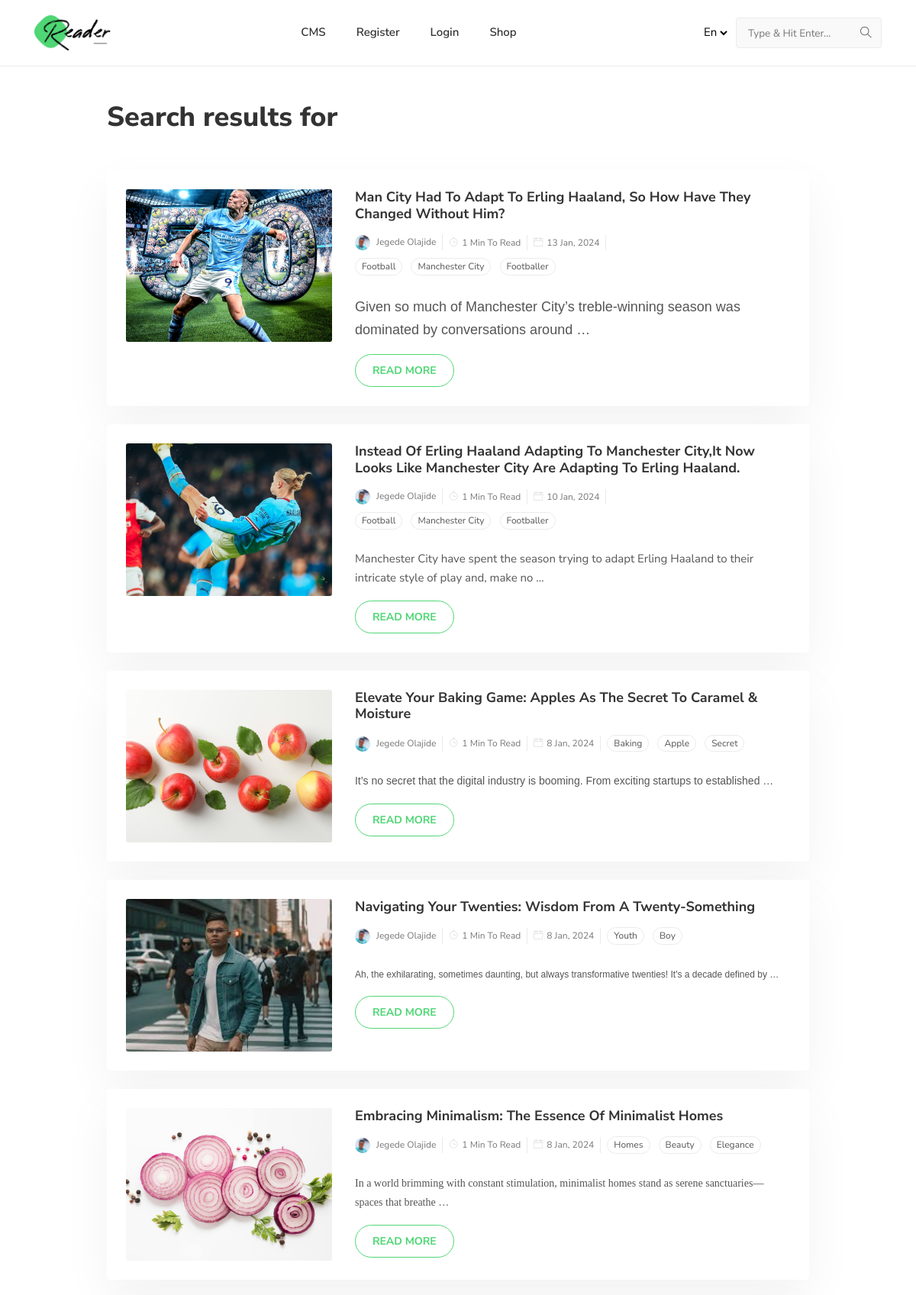
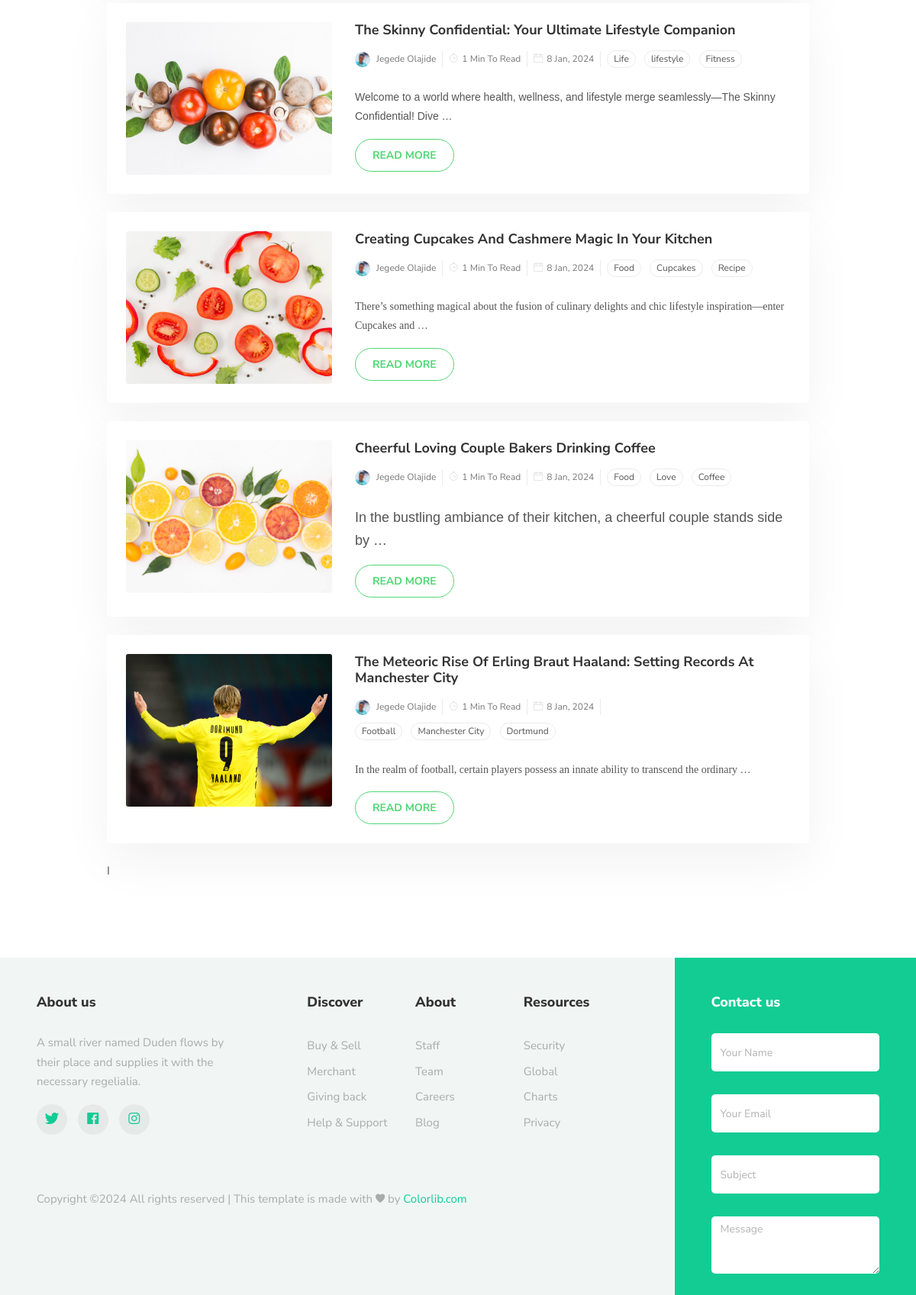
Screenshot of /post/search/ (upper part) with the database file from the repository (2 pictures, top to bottom).
### blog/models.py (models this page shows, shortened)
class Image(models.Model):
    image = models.ImageField(upload_to="images/post_images/")

class Post(models.Model):
    class Status(models.TextChoices):
        DRAFT = 'DF','Draft'
        PUBLISHED = 'PB','Published'
    title = models.CharField(max_length=250)
    slug = models.SlugField(max_length=250, unique_for_date='publish')
    author = models.ForeignKey(settings.AUTH_USER_MODEL,on_delete=models.CASCADE,related_name='blog_posts')
    images = models.ManyToManyField('image',related_name='posts')
    publish = models.DateTimeField(default=timezone.now)
    created = models.DateTimeField(auto_now_add=True)
    updated = models.DateTimeField(auto_now=True)
    body = FroalaField()
    tag = models.ManyToManyField(Tag,related_name='tag_posts')
    category = models.ManyToManyField(Category,related_name='category_posts')
    status = models.CharField(max_length=10,choices=Status.choices,default=Status.PUBLISHED)
    objects = models.Manager()
    published = PublishedManager()
    class Meta:
        ordering = ['-publish','-updated']
        indexes = [
                models.Index(fields=['-publish']),
        ]
    def get_absolute_url(self):
        return reverse('post_detail',args=[self.publish.year,self.publish.month,self.publish.day,self.slug])

class Tag(models.Model):
    name = models.CharField(max_length=100)
    slug = models.SlugField(max_length=100)

### users/models.py (models this page shows, shortened)
class CustomUser(AbstractBaseUser,PermissionsMixin):
    email = models.EmailField(_("email_address"), unique=True)
    username = models.CharField(max_length=150,unique=True,null=True)
    first_name = models.CharField(max_length=50, null=True)
    last_name = models.CharField(max_length=50, null=True)
    avatar = models.ImageField(upload_to="users/avatars/",blank=True,null=True)
    bio = models.TextField(blank=True)
    is_staff = models.BooleanField(default=False)
    is_active = models.BooleanField(default=True)
    date_joined = models.DateTimeField(default=timezone.now)
    USERNAME_FIELD = "email"
    REQUIRED_FIELDS = ["username"]
    objects = CustomUserManager()

### blog/views.py (the view)
# urls.py: path('post/search/',views.search_posts,name="search"),
def search_posts(request):
    query = request.GET.get('q','')
    posts = Post.objects.filter(
            Q(title__icontains=query) |
            Q(body__icontains=query) |
            Q(author__last_name__icontains=query) |
            Q(tag__name__icontains=query)
    ).distinct
    context = {'posts':posts,'query':query}
    return render( request,'blog/post/search.html',context)

### blog/templates/blog/post/search.html (shortened to what this page needs)
{% extends parent_template|default:"main/navbar.html" %}
{% load static %}
{% block content %}
<div class="py-3"></div>
<section class="section">
  <div class="container">
    <div class="row justify-content-center">
      <div class="col-lg-10 mb-4">
        <h1 class="h2 mb-4">Search results for
        </h1>
      </div>
      <div class="col-lg-10">
  {% if posts %}
      {% for post in posts %}
        <article class="card mb-4">
          <div class="row card-body">
            <div class="col-md-4 mb-4 mb-md-0">
              <div class="post-slider slider-sm">
              {% for image in post.images.all %}
                <img src="{{ image.image.url }}" class="card-img" alt="post-thumb" style="height:200px; object-fit: cover;">
               {% endfor %}
              </div>
            </div>
            <div class="col-md-8">
              <h3 class="h4 mb-3"><a class="post-title" href="{{ post.get_absolute_url }}">{{ post.title|title }}</a></h3>
              <ul class="card-meta list-inline">
               <li class="list-inline-item">
          <a href="{% url "author" post.author.id %}" class="card-meta-author">
          <img src="{{ post.author.avatar.url }}" alt="John Doe">
          <span>{{ post.author.last_name }} {{ post.author.first_name }}</span>
          </a>
      </li>
      <li class="list-inline-item">
      {% with words=post.body|wordcount %}
          {% with reading_time=words|divisibleby:180|add:1 %}
          <i class="ti-timer"></i>{{ reading_time }} Min To Read
          {% endwith %}
       {% endwith %}
      </li>
      <li class="list-inline-item">
          <i class="ti-calendar"></i>{{ post.created|date:"j M, Y" }}
      </li>
      <li class="list-inline-item">
          <ul class="card-meta-tag list-inline">
        {% for tag in post.tag.all|slice:4 %}
          <li class="list-inline-item"><a href="{% url "tag_posts" tag.slug %}">{{ tag.name }}</a></li>
        {% endfor %}
          </ul>
      </li>
      </ul>
      <p>{{ post.body|safe|linebreaks|truncatewords:20 }}</p>
      <a href="{{ post.get_absolute_url }}" class="btn btn-outline-primary">Read More</a>
            </div>
          </div>
        </article>
      {% endfor %}
{% endif %} I
      </div>
    </div>
  </div>
</section>
{% endblock %}

### blog/templates/main/navbar.html (shortened to what this page needs)
<!DOCTYPE html>
{% load static %}
<html lang="en-us"><head>
  <link rel="stylesheet" href="{% static "footer/css/ionicons.min.css" %}">
  <link rel="stylesheet" href="{% static "footer/css/style.css" %}">
  <link rel="stylesheet" href="https://cdnjs.cloudflare.com/ajax/libs/froala-editor/4.0.0/css/froala_editor.min.css">
  <link rel="stylesheet" href="{% static "plugins/bootstrap/bootstrap.min.css" %}">
  <link rel="stylesheet" href="{% static "plugins/themify-icons/themify-icons.css" %}">
  <link rel="stylesheet" href="{% static "plugins/slick/slick.css" %}">
  <link rel="stylesheet" href="{% static "css/style.css" %}" media="screen">
</head>
<body>
<header class="navigation fixed-top">
  <div class="container">
    <nav class="navbar navbar-expand-lg navbar-white">
      <a class="navbar-brand order-1" href="{% url "home" %}">
        <img class="img-fluid" width="100px" src="{% static "images/logo.png" %}"
          alt="Reader | Hugo Personal Blog Template">
      </a>
      <div class="collapse navbar-collapse text-center order-lg-2 order-3" id="navigation">
        <ul class="navbar-nav mx-auto">
         <li class="nav-item">
            <a class="nav-link" href="{% url "cms_home" %}">CMS</a>
          </li>
   {% if request.user.is_authenticated %}
      <li class="nav-item">
            <a class="nav-link" href="{% url "logout" %}">Logout</a>
          </li>
    {% else %}
          <li class="nav-item">
            <a class="nav-link" href="{% url "register" %}">Register</a>
          </li>
          <li class="nav-item">
            <a class="nav-link" href="{% url "login" %}">Login</a>
          </li>
    {% endif %}
          <li class="nav-item">
            <a class="nav-link" href="shop.html">Shop</a>
          </li>
        </ul>
      </div>
      <div class="order-2 order-lg-3 d-flex align-items-center">
        <select class="m-2 border-0 bg-transparent" id="select-language">
          <option id="en" value="" selected>En</option>
        </select>
        <form class="search-bar" method="GET" action="{% url "search" %}">
          <input id="search-query" name="q" type="search" placeholder="Type &amp; Hit Enter...">
        </form>
      </div>
    </nav>
  </div>
</header>
{% block content %}
{% endblock %}
{% include "main/footer.html" %}
  <script src="{% static "js/script.js" %}"></script></body>
</body>

### blog/templates/main/footer.html (shortened to what this page needs)
{% load static %}
<footer class="footer-08">
			<div class="container-fluid px-lg-5">
				<div class="row">
					<div class="col-md-9 py-5">
						<div class="row">
							<div class="col-md-4 mb-md-0 mb-4">
								<h2 class="footer-heading">About us</h2>
								<p>A small river named Duden flows by their place and supplies it with the necessary regelialia.</p>
								<ul class="ftco-footer-social p-0">
		              <li class="ftco-animate"><a href="#" data-toggle="tooltip" data-placement="top" title="Twitter"><span class="ion-logo-twitter"></span></a></li>
		              <li class="ftco-animate"><a href="#" data-toggle="tooltip" data-placement="top" title="Facebook"><span class="ion-logo-facebook"></span></a></li>
		              <li class="ftco-animate"><a href="#" data-toggle="tooltip" data-placement="top" title="Instagram"><span class="ion-logo-instagram"></span></a></li>
		            </ul>
							</div>
							<div class="col-md-8">
								<div class="row justify-content-center">
									<div class="col-md-12 col-lg-9">
										<div class="row">
											<div class="col-md-4 mb-md-0 mb-4">
												<h2 class="footer-heading">Discover</h2>
												<ul class="list-unstyled">
						              <li><a href="#" class="py-1 d-block">Buy &amp; Sell</a></li>
						              <li><a href="#" class="py-1 d-block">Merchant</a></li>
						              <li><a href="#" class="py-1 d-block">Giving back</a></li>
						              <li><a href="#" class="py-1 d-block">Help &amp; Support</a></li>
						            </ul>
											</div>
											<div class="col-md-4 mb-md-0 mb-4">
												<h2 class="footer-heading">About</h2>
												<ul class="list-unstyled">
						              <li><a href="#" class="py-1 d-block">Staff</a></li>
						              <li><a href="#" class="py-1 d-block">Team</a></li>
						              <li><a href="#" class="py-1 d-block">Careers</a></li>
						              <li><a href="#" class="py-1 d-block">Blog</a></li>
						            </ul>
											</div>
											<div class="col-md-4 mb-md-0 mb-4">
												<h2 class="footer-heading">Resources</h2>
												<ul class="list-unstyled">
						              <li><a href="#" class="py-1 d-block">Security</a></li>
						              <li><a href="#" class="py-1 d-block">Global</a></li>
						              <li><a href="#" class="py-1 d-block">Charts</a></li>
						              <li><a href="#" class="py-1 d-block">Privacy</a></li>
						            </ul>
											</div>
										</div>
									</div>
								</div>
							</div>
						</div>
						<div class="row mt-md-5">
							<div class="col-md-12">
								<p class="copyright">
					  Copyright &copy;<script>document.write(new Date().getFullYear());</script> All rights reserved | This template is made with <i class="ion-ios-heart" aria-hidden="true"></i> by <a href="https://colorlib.com" target="_blank">Colorlib.com</a>
					  </p>
							</div>
						</div>
					</div>
					<div class="col-md-3 py-md-5 py-4 aside-stretch-right pl-lg-5">
						<h2 class="footer-heading footer-heading-white">Contact us</h2>
						<form action="#" class="contact-form">
              <div class="form-group">
                <input type="text" class="form-control" placeholder="Your Name">
              </div>
              <div class="form-group">
                <input type="text" class="form-control" placeholder="Your Email">
              </div>
              <div class="form-group">
                <input type="text" class="form-control" placeholder="Subject">
              </div>
              <div class="form-group">
                <textarea name="" id="" cols="30" rows="3" class="form-control" placeholder="Message"></textarea>
              </div>
            </form>
					</div>
				</div>
			</div>
		</footer>

### blog/static/css/style.css (style rules this page uses)
body { line-height: 1.7; font-family: "Nunito Sans", sans-serif; -webkit-font-smoothing: antialiased; color: #555; font-size: 15px; }
p { font-weight: 400; color: #555; font-size: 15px; line-height: 1.7; font-family: "Nunito Sans", sans-serif; }
h1, h2, h3, h4, h5, h6, .h1, .h2, .h3, .h4, .h5, .h6 { color: #333; font-family: "Nunito Sans", sans-serif; font-weight: 800; line-height: 1.2; }
h1, .h1 { font-size: 52px; }
h2, .h2 { font-size: 36px; }
h3, .h3 { font-size: 24px; }
h4, .h4 { font-size: 18px; }
.btn { font-size: 14px; font-family: "Nunito Sans", sans-serif; font-weight: 700; text-transform: uppercase; padding: 10px 22px; border-radius: 50px; border: 1px solid; position: relative; z-index: 1; transition: 0.2s ease; }
.btn-outline-primary { background: transparent; color: #4FD675; border-color: #4FD675; }
body { background-color: #fff; overflow-x: hidden; }
img { vertical-align: middle; border: 0; }
a, a:hover, a:focus { text-decoration: none; }
a, button, select { cursor: pointer; transition: 0.2s ease; }
.slick-slide { outline: 0; }
.shadow, .promotion, .logo-list li, .widget, .card, .navbar .dropdown-menu { box-shadow: 0px 25px 65px rgba(0, 0, 0, 0.05) !important; }
.section { padding-top: 100px; padding-bottom: 100px; }
.navigation { border-bottom: 1px solid #EBEBEB; transition: 0.2s ease; padding: 10px 0; }
.nav-item { margin: 0; }
.nav-item .nav-link { text-transform: capitalize; font-family: "Nunito Sans", sans-serif; font-weight: 600; }
.navbar-white .navbar-nav .nav-link { color: #333; }
.navbar-expand-lg .navbar-nav .nav-link { padding: 20px; }
.navbar { padding: 0; }
.search-bar { position: relative; background-color: #F9F9F9; }
.search-bar input { background-color: transparent; border: 1px solid #EBEBEB; height: 40px; padding-left: 15px; position: relative; border-radius: 5px; z-index: 1; }
.search-bar input::placeholder { font-size: 90%; }
.search-bar::before { position: absolute; font-family: "themify"; content: "\e610"; font-size: 15px; right: 13px; top: 50%; transform: translateY(-50%); }
.card { border: 0; background-color: #fff; transition: 0.2s ease; }
.card-body { padding: 25px; }
.card-meta { display: flex; align-items: center; flex-wrap: wrap; font-size: 12px; color: #777; margin-bottom: 0; }
.card-meta li { margin-bottom: 10px; }
.card-meta li:not(:last-child) { border-right: 1px solid #EBEBEB; padding-right: 8px; }
.card-meta i { color: #dddddd; margin-right: 5px; }
.card-meta-author { color: inherit; }
.card-meta-author img { height: 20px; width: 20px; -o-object-fit: cover; object-fit: cover; margin-right: 5px; border-radius: 50%; }
.card-meta-tag { margin-bottom: 0; }
.card-meta-tag li { border: 0 !important; padding-right: 0 !important; margin-bottom: 0 !important; }
.card-meta-tag li a { padding: 0px 8px; border-radius: 30px; border: 1px solid #EBEBEB; color: #555; display: inline-block; }
.post-title { color: #333; font-weight: 700; }
.post-slider { overflow: hidden; }
.form-group { margin-bottom: 30px; }
.form-group .form-control { border-color: #EBEBEB; border: 1px solid transparent; background-color: #F9F9F9; height: 50px; }
.form-group textarea.form-control { height: 120px; }

### rows the page displays
Post: title "Man City Had To Adapt To Erling Haaland, So How Have They Changed Without Him?", author.avatar (picture), author.last_name "Jegede", author.first_name "Olajide", author "1", created "13 Jan, 2024", body "Given so much of Manchester City’s treble-winning season was dominated by conversations around …"
Image: image (picture)
Tag: name "Football"
Tag: name "Manchester City"
Tag: name "Footballer"
Post: title "Instead Of Erling Haaland Adapting To Manchester City,It Now Looks Like Manchester City Are Adapting To Erling Haaland.", author.avatar (picture), author.last_name "Jegede", author.first_name "Olajide", author "1", created "10 Jan, 2024", body "Manchester City have spent the season trying to adapt Erling Haaland to their intricate style of play and, make no …"
Image: image (picture)
Post: title "Elevate Your Baking Game: Apples As The Secret To Caramel & Moisture", author.avatar (picture), author.last_name "Jegede", author.first_name "Olajide", author "1", created "8 Jan, 2024", body "It’s no secret that the digital industry is booming. From exciting startups to established …"
Image: image (picture)
Tag: name "Baking"
Tag: name "Apple"
Tag: name "Secret"
Post: title "Navigating Your Twenties: Wisdom From A Twenty-Something", author.avatar (picture), author.last_name "Jegede", author.first_name "Olajide", author "1", created "8 Jan, 2024", body "Ah, the exhilarating, sometimes daunting, but always transformative twenties! It's a decade defined by …"
Image: image (picture)
Tag: name "Youth"
Tag: name "Boy"
Post: title "Embracing Minimalism: The Essence Of Minimalist Homes", author.avatar (picture), author.last_name "Jegede", author.first_name "Olajide", author "1", created "8 Jan, 2024", body "In a world brimming with constant stimulation, minimalist homes stand as serene sanctuaries—spaces that breathe …"
Image: image (picture)
Tag: name "Homes"
Tag: name "Beauty"
Tag: name "Elegance"
Post: title "The Skinny Confidential: Your Ultimate Lifestyle Companion", author.avatar (picture), author.last_name "Jegede", author.first_name "Olajide", author "1", created "8 Jan, 2024", body "Welcome to a world where health, wellness, and lifestyle merge seamlessly—The Skinny Confidential! Dive …"
Image: image (picture)
Tag: name "Life"
Tag: name "lifestyle"
Tag: name "Fitness"
Post: title "Creating Cupcakes And Cashmere Magic In Your Kitchen", author.avatar (picture), author.last_name "Jegede", author.first_name "Olajide", author "1", created "8 Jan, 2024", body "There’s something magical about the fusion of culinary delights and chic lifestyle inspiration—enter Cupcakes and …"
Image: image (picture)
Tag: name "Food"
Tag: name "Cupcakes"
Tag: name "Recipe"
Post: title "Cheerful Loving Couple Bakers Drinking Coffee", author.avatar (picture), author.last_name "Jegede", author.first_name "Olajide", author "1", created "8 Jan, 2024", body "In the bustling ambiance of their kitchen, a cheerful couple stands side by …"
Image: image (picture)
Tag: name "Love"
Tag: name "Coffee"
Post: title "The Meteoric Rise Of Erling Braut Haaland: Setting Records At Manchester City", author.avatar (picture), author.last_name "Jegede", author.first_name "Olajide", author "1", created "8 Jan, 2024", body "In the realm of football, certain players possess an innate ability to transcend the ordinary …"
Image: image (picture)
Tag: name "Dortmund"
